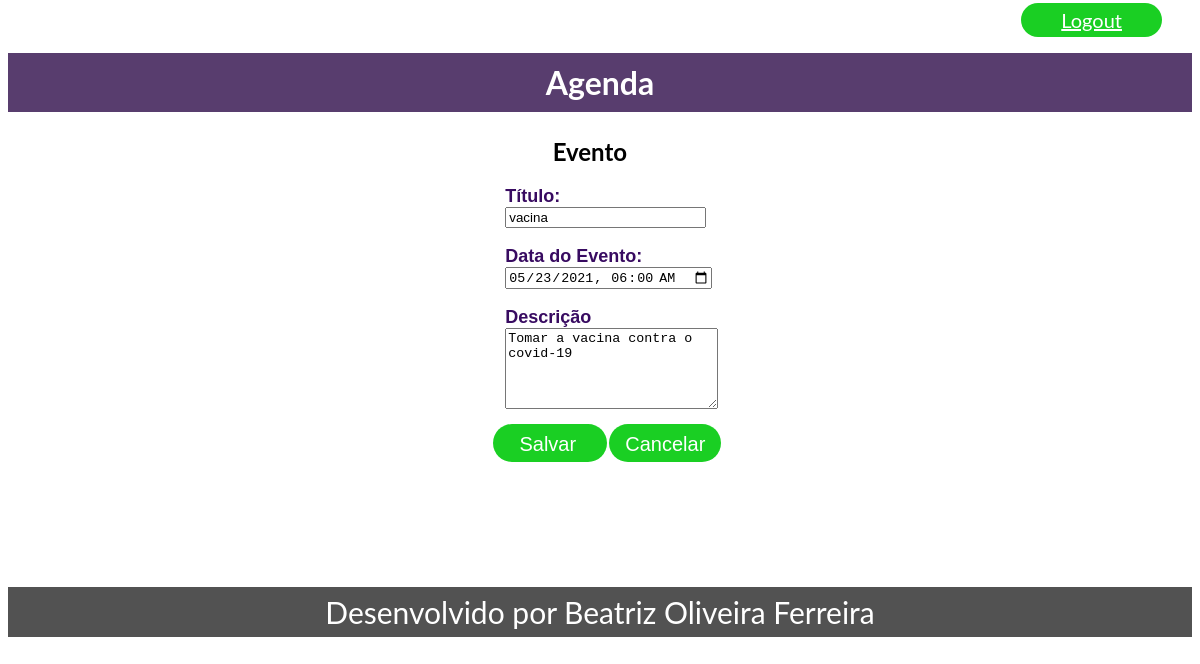
/agenda/evento/?id=6 (signed in), run on the app's committed database.
### core/models.py (models this page shows, shortened)
class Evento(models.Model):
    titulo = models.CharField(max_length=100)
    descricao = models.TextField(blank=True, null=True)
    data_evento = models.DateTimeField(verbose_name='Data do evento')
    data_criacao = models.DateTimeField(auto_now=True)
    usuario = models.ForeignKey(User, on_delete=models.CASCADE)
    class Meta:
        db_table = 'evento'
    def get_data_input_evento(self):
        return self.data_evento.strftime('%Y-%m-%dT%H:%M')

### core/views.py (the view)
# urls.py: path('agenda/evento/', views.evento),
@login_required(login_url='/login/')
def evento(request):
    id_evento = request.GET.get('id')
    dados = {}
    if id_evento:
        dados['evento'] = Evento.objects.get(id=id_evento)
    return render(request, 'evento.html', dados)

### templates/evento.html (shortened to what this page needs)
{% extends "model-page.html" %}
{% block content %}
<h2>Evento</h2>
<form action="submit" method="POST">{% csrf_token %}
    <label>Título: </label>
    <br>
    <input type="text" name="titulo" size="22" value="{{ evento.titulo }}">
    <br><br>
    <label>Data do Evento: </label>
    <br>
    <input type="datetime-local" name="data_evento" size="22" value="{{ evento.get_data_input_evento }}">
    <br><br>
    <label>Descrição</label>
    <br>
    <textarea name="descricao" rows="5" cols="24">{{ evento.descricao }}</textarea>
    <br><br>
    <a class="salvar">
        <button type="submit" class="nomeSalvar">Salvar</button>
    </a>
    <a href="/" class="cancelar">
        <button type="button" class="nomeCancelar">Cancelar</button>
    </a>
</form>
{% endblock %}

### templates/model-header.html (style rules this page uses)
a { font-family: 'Lato', sans-serif; max-width: 900px; margin: 70px 30px 6px 30px; padding: 5px 40px 5px 40px; font-size: 20px; color: white; border-radius: 30px; background-color: rgb(26, 207, 35); }

### templates/evento.html (style rules this page uses)
h2 { margin-top: 25px; margin-left: 46%; font-family: 'Lato', sans-serif; }
.salvar { font-family: font-family: 'Lato', sans-serif; margin-left: 0; border: none; padding: 7px 20px 7px 20px; font-size: 20px; color: white; background-color: rgb(26, 207, 35); margin-left: 41%; }
.cancelar { font-family: font-family: 'Lato', sans-serif; margin-left: -28px; padding: 7px 10px 7px 10px; font-size: 20px; color: white; background-color: rgb(26, 207, 35); }
.nomeSalvar { border: none; background-color: rgb(26, 207, 35); color: white; font-size: 20px; }
.nomeCancelar { border: none; background-color: rgb(26, 207, 35); color: white; font-size: 20px; }
label { font-family: sans-serif; color: #380B61; font-weight: bold; font-size: 18px }
form { align-items: center; }
form label { font-family: sans-serif; margin-left: 42%; }
input { margin-left: 42%; }
textarea { margin-left: 42%; }

### data on the page
Evento: titulo "vacina", data_evento "05/23/2021 06:00", descricao "Tomar a vacina contra o covid-19"
